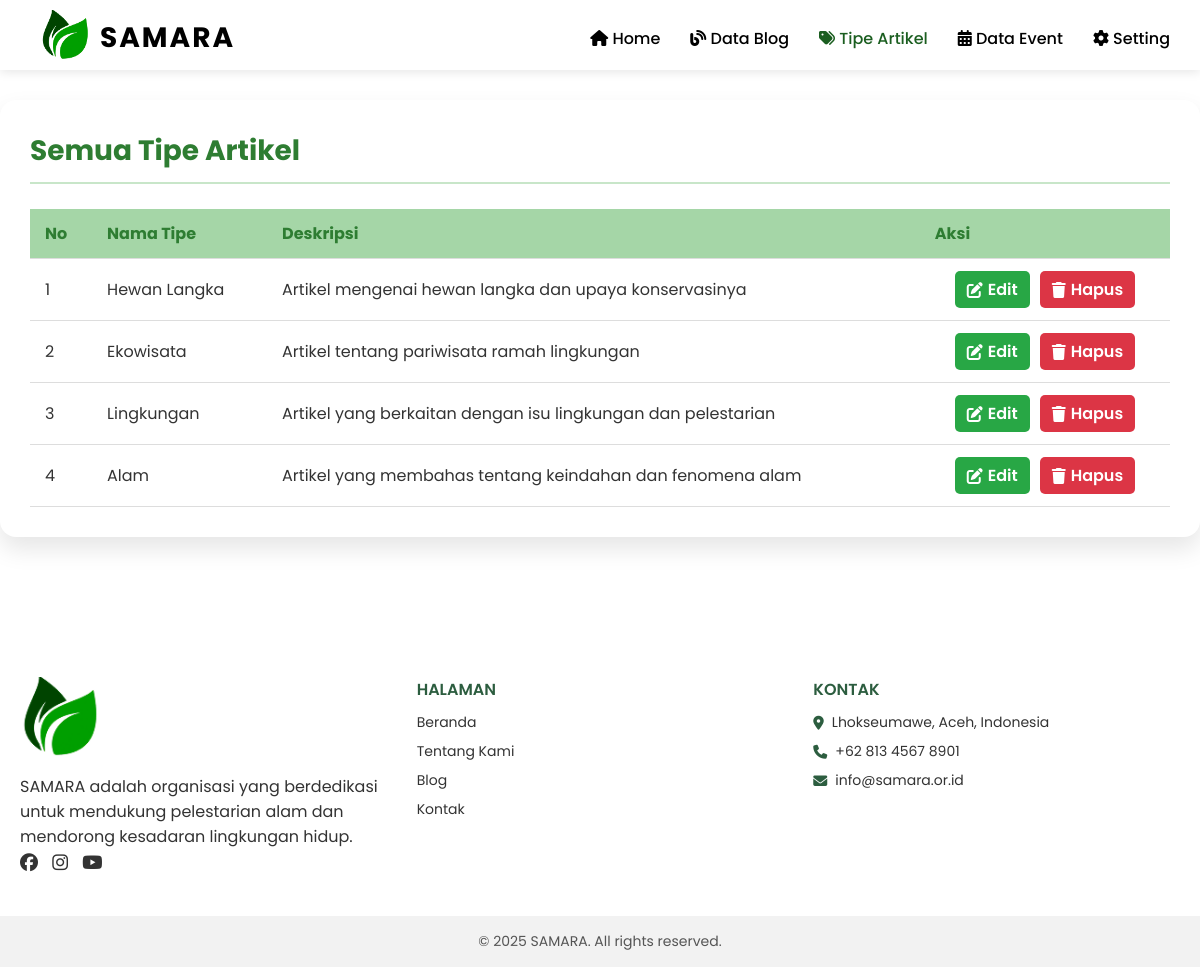
The page /admin/tipeartikel.php on the database as committed earlier.
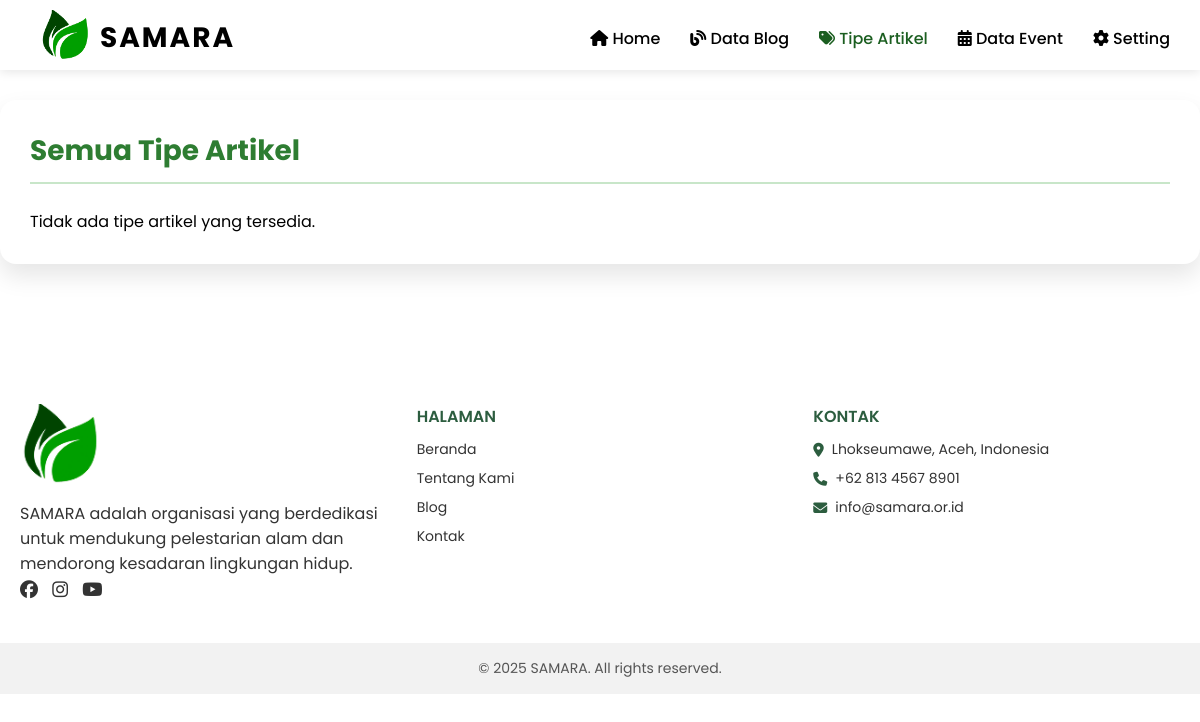
The same page on the database as committed later.
### tables this page shows
CREATE TABLE `tipe_artikel` (
  `id_tipe` varchar(6) NOT NULL,
  `nama_tipe` varchar(100) NOT NULL,
  `deskripsi` text DEFAULT NULL
);

### database/koneksi.php (called while the page is built)
<?php
$koneksi = mysqli_connect("localhost","root","","db_samara");
function query($query){
    global $koneksi;
    $result = mysqli_query($koneksi,$query);
    $rows =[];
    while($user = mysqli_fetch_assoc($result)){
        $rows[] = $user;
    }
    return $rows;
};
?>

### admin/tipeartikel.php (the view, shortened to what this page needs)
<?php
require '../database/koneksi.php';
$dataTipeArtikel = query("SELECT * FROM tipe_artikel ORDER BY id_tipe DESC");
?>
<!DOCTYPE html>
<html lang="en">
<head>
  <link rel="stylesheet" href="css/tipeartikel.css?<?php echo time(); ?>">
</head>
<body>
     <div class="falling-leaves"></div>
<?php include 'header_navbar.php'; ?>
<div class="tipeartikel-container">
  <h1 class="tipeartikel-heading">Semua Tipe Artikel</h1>
  <?php if (!empty($dataTipeArtikel)) : ?>
    <div class="tabel-scroll-wrapper">
    <table class="tipeartikel-table">
      <thead>
        <tr>
          <th>No</th>
          <th>Nama Tipe</th>
          <th>Deskripsi</th>
          <th>Aksi</th>
        </tr>
      </thead>
      <tbody>
        <?php $no = 1; foreach ($dataTipeArtikel as $tipe): ?>
        <tr>
          <td><?= $no++; ?></td>
          <td><?= htmlspecialchars($tipe['nama_tipe']); ?></td>
          <td><?= htmlspecialchars($tipe['deskripsi']); ?></td>
          <td class="tipeartikel-actions">
            <div class="action-buttons">
              <a href="edit_tipeartikel.php?id=<?= $tipe['id_tipe']; ?>" class="btn-edit">
                <i class="fa-solid fa-pen-to-square"></i> Edit
              </a>
              <a href="hapus_tipeartikel.php?id=<?= $tipe['id_tipe']; ?>" class="btn-delete" onclick="return confirm('Yakin ingin menghapus tipe ini?')">
                <i class="fa-solid fa-trash"></i> Hapus
              </a>
            </div>
          </td>
        </tr>
        <?php endforeach; ?>
      </tbody>
    </table>
    </div>
  <?php else : ?>
    <p>Tidak ada tipe artikel yang tersedia.</p>
  <?php endif; ?>
</div>
<footer>
  <div class="footer-container">
    <div class="footer-section">
      <img src="img/icon-logo.png" alt="Logo SAMARA" class="footer-logo">
      <p>
        SAMARA adalah organisasi yang berdedikasi untuk mendukung pelestarian alam dan mendorong kesadaran lingkungan hidup.
      </p>
      <div class="social-links">
        <a href="#"><i class="fa-brands fa-facebook"></i></a>
        <a href="#"><i class="fa-brands fa-instagram"></i></a>
        <a href="#"><i class="fa-brands fa-youtube"></i></a>
      </div>
    </div>
    <div class="footer-section">
      <h4>HALAMAN</h4>
      <ul>
        <li><a href="index.html">Beranda</a></li>
        <li><a href="about.html">Tentang Kami</a></li>
        <li><a href="blog.html">Blog</a></li>
        <li><a href="contact.html">Kontak</a></li>
      </ul>
    </div>
    <div class="footer-section">
      <h4>KONTAK</h4>
      <ul>
        <li><i class="fa-solid fa-location-dot"></i> Lhokseumawe, Aceh, Indonesia</li>
        <li><i class="fa-solid fa-phone"></i> +62 813 4567 8901</li>
        <li><i class="fa-solid fa-envelope"></i> info@samara.or.id</li>
      </ul>
    </div>
  </div>
  <div class="footer-bottom">
    <p>&copy; 2025 SAMARA. All rights reserved.</p>
  </div>
</footer>
</body>
</html>

Rows that differ between the two databases and show on the page:
removed tipe_artikel: nama_tipe "Hewan Langka", deskripsi "Artikel mengenai hewan langka dan upaya konservasinya"
removed tipe_artikel: nama_tipe "Ekowisata", deskripsi "Artikel tentang pariwisata ramah lingkungan"
removed tipe_artikel: nama_tipe "Lingkungan", deskripsi "Artikel yang berkaitan dengan isu lingkungan dan pelestarian"
removed tipe_artikel: nama_tipe "Alam", deskripsi "Artikel yang membahas tentang keindahan dan fenomena alam"
Other text that changed with them:
text no longer shown: "No Nama Tipe Deskripsi Aksi"
text now shown: "Tidak ada tipe artikel yang tersedia."
